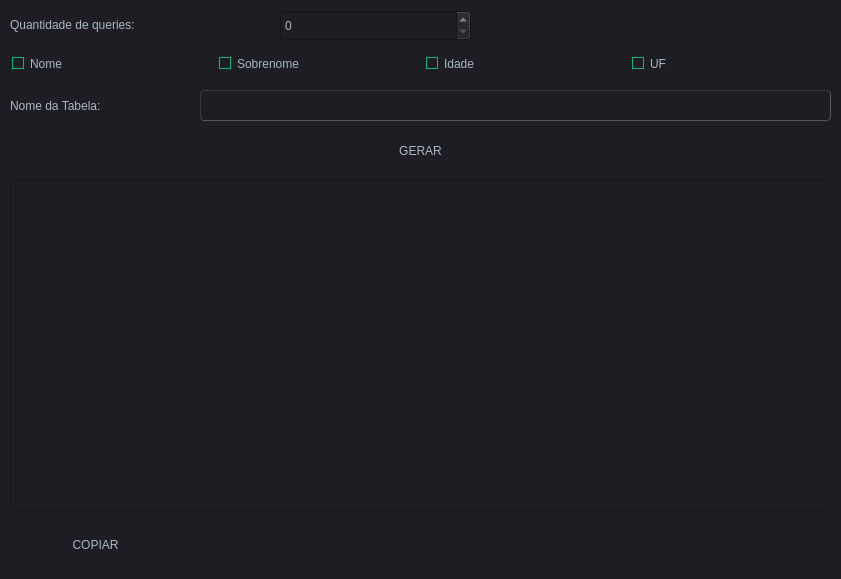
<?xml version="1.0" encoding="UTF-8"?>
<ui version="4.0">
 <class>Form</class>
 <widget class="QWidget" name="Form">
  <property name="geometry">
   <rect>
    <x>0</x>
    <y>0</y>
    <width>841</width>
    <height>579</height>
   </rect>
  </property>
  <property name="contextMenuPolicy">
   <enum>Qt::DefaultContextMenu</enum>
  </property>
  <property name="windowTitle">
   <string>Form</string>
  </property>
  <property name="styleSheet">
   <string notr="true">*
{
	font: 75 16pt &quot;Consolas&quot;;
	background-color: #1e1d23;
	color: #a9b7c6;
}

QWidget#Form
{
	background-color: #1e1d23;
}

QLabel
{
	font: 75 16pt &quot;Consolas&quot;;
}

QCheckBox {
	color: #a9b7c6;
	padding: 2px;
}

QCheckBox:disabled
{
	color: #808086;
	padding: 2px;
}

QCheckBox:hover
{
	border-radius:4px;
	border-style:solid;
	padding-left: 1px;
	padding-right: 1px;
	padding-bottom: 1px;
	padding-top: 1px;
	border-width:1px;
	border-color: rgb(87, 97, 106);
	background-color:#1e1d23;
}

QCheckBox::indicator:checked
{
	height: 10px;
	width: 10px;
	border-style:solid;
	border-width: 1px;
	border-color: #04b97f;
	color: #a9b7c6;
	background-color: #04b97f;
}

QCheckBox::indicator:unchecked
{
	height: 10px;
	width: 10px;
	border-style:solid;
	border-width: 1px;
	border-color: #04b97f;
	color: #a9b7c6;
	background-color: transparent;
}

QPushButton{
	border-style: solid;
	border-top-color: transparent;
	border-right-color: transparent;
	border-left-color: transparent;
	border-bottom-color: transparent;
	border-width: 1px;
	border-style: solid;
	color: #a9b7c6;
	padding: 2px;
	background-color: #1e1d23;
}
QPushButton::default{
	border-style: inset;
	border-top-color: transparent;
	border-right-color: transparent;
	border-left-color: transparent;
	border-bottom-color: #04b97f;
	border-width: 1px;
	color: #a9b7c6;
	padding: 2px;
	background-color: #1e1d23;
}
QPushButton:hover{
	border-style: solid;
	border-top-color: transparent;
	border-right-color: transparent;
	border-left-color: transparent;
	border-bottom-color: #37efba;
	border-bottom-width: 1px;
	border-style: solid;
	color: #FFFFFF;
	padding-bottom: 2px;
	background-color: #1e1d23;
}
QPushButton:pressed{
	border-style: solid;
	border-top-color: transparent;
	border-right-color: transparent;
	border-left-color: transparent;
	border-bottom-color: #37efba;
	border-bottom-width: 2px;
	border-style: solid;
	color: #37efba;
	padding-bottom: 1px;
	background-color: #1e1d23;
}
QPushButton:disabled{
	border-style: solid;
	border-top-color: transparent;
	border-right-color: transparent;
	border-left-color: transparent;
	border-bottom-color: #808086;
	border-bottom-width: 2px;
	border-style: solid;
	color: #808086;
	padding-bottom: 1px;
	background-color: #1e1d23;
}
QLineEdit {
	border-width: 1px; border-radius: 4px;
	border-color: rgb(58, 58, 58);
	border-style: inset;
	padding: 0 8px;
	color: #a9b7c6;
	background:#1e1d23;
	selection-background-color:#007b50;
	selection-color: #FFFFFF;
}</string>
  </property>
  <widget class="QTextBrowser" name="resul">
   <property name="geometry">
    <rect>
     <x>10</x>
     <y>180</y>
     <width>821</width>
     <height>331</height>
    </rect>
   </property>
  </widget>
  <widget class="QPushButton" name="bt_copiar">
   <property name="geometry">
    <rect>
     <x>20</x>
     <y>530</y>
     <width>151</width>
     <height>30</height>
    </rect>
   </property>
   <property name="text">
    <string>COPIAR</string>
   </property>
  </widget>
  <widget class="QPushButton" name="bt_gerar">
   <property name="geometry">
    <rect>
     <x>340</x>
     <y>140</y>
     <width>161</width>
     <height>21</height>
    </rect>
   </property>
   <property name="text">
    <string>GERAR</string>
   </property>
  </widget>
  <widget class="QLabel" name="label">
   <property name="geometry">
    <rect>
     <x>10</x>
     <y>9</y>
     <width>264</width>
     <height>31</height>
    </rect>
   </property>
   <property name="text">
    <string>Quantidade de queries:</string>
   </property>
  </widget>
  <widget class="QSpinBox" name="spinBox">
   <property name="geometry">
    <rect>
     <x>280</x>
     <y>10</y>
     <width>191</width>
     <height>31</height>
    </rect>
   </property>
  </widget>
  <widget class="QLabel" name="label_2">
   <property name="geometry">
    <rect>
     <x>10</x>
     <y>90</y>
     <width>180</width>
     <height>31</height>
    </rect>
   </property>
   <property name="text">
    <string>Nome da Tabela:</string>
   </property>
  </widget>
  <widget class="QLineEdit" name="input_nom_tabela">
   <property name="geometry">
    <rect>
     <x>200</x>
     <y>90</y>
     <width>631</width>
     <height>31</height>
    </rect>
   </property>
  </widget>
  <widget class="QWidget" name="">
   <property name="geometry">
    <rect>
     <x>10</x>
     <y>49</y>
     <width>821</width>
     <height>30</height>
    </rect>
   </property>
   <layout class="QHBoxLayout" name="horizontalLayout">
    <item>
     <widget class="QCheckBox" name="cb_nome">
      <property name="layoutDirection">
       <enum>Qt::LeftToRight</enum>
      </property>
      <property name="text">
       <string>Nome</string>
      </property>
      <property name="autoRepeat">
       <bool>false</bool>
      </property>
     </widget>
    </item>
    <item>
     <widget class="QCheckBox" name="cb_sobrenome">
      <property name="layoutDirection">
       <enum>Qt::LeftToRight</enum>
      </property>
      <property name="text">
       <string>Sobrenome</string>
      </property>
     </widget>
    </item>
    <item>
     <widget class="QCheckBox" name="cb_idade">
      <property name="layoutDirection">
       <enum>Qt::LeftToRight</enum>
      </property>
      <property name="text">
       <string>Idade</string>
      </property>
     </widget>
    </item>
    <item>
     <widget class="QCheckBox" name="cb_uf">
      <property name="layoutDirection">
       <enum>Qt::LeftToRight</enum>
      </property>
      <property name="text">
       <string>UF</string>
      </property>
     </widget>
    </item>
   </layout>
  </widget>
 </widget>
 <resources/>
 <connections/>
</ui>
